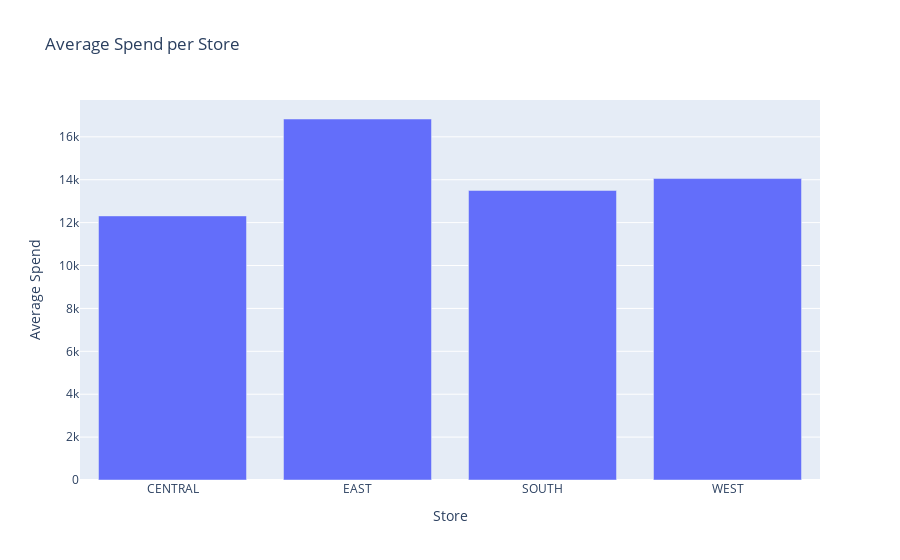

Notebook code cell kept with this figure:
### Code cell
import pandas as pd
import plotly.express as px
import plotly.graph_objects as go
from sklearn.linear_model import LinearRegression
from sklearn.metrics import r2_score
from sklearn.preprocessing import LabelEncoder

# Assume 'df' is your DataFrame and it's already imported.

# Clean 'STORE_R' column
df['STORE_R'] = df['STORE_R'].str.strip().replace("null", None)
df.dropna(subset=['STORE_R'], inplace=True)

# Calculate average spend per store
average_spend_per_store = df.groupby('STORE_R')['TOTAL_SPEND'].mean().reset_index()

# Encode store names numerically for regression analysis
encoder = LabelEncoder()
encoded_store = encoder.fit_transform(average_spend_per_store['STORE_R'])

# Perform linear regression
X = encoded_store.reshape(-1, 1)
y = average_spend_per_store['TOTAL_SPEND'].values.reshape(-1, 1)
regressor = LinearRegression()
regressor.fit(X, y)
y_pred = regressor.predict(X)

# Calculate R-squared
r_squared = r2_score(y, y_pred)

# Plot using Plotly
fig = px.bar(average_spend_per_store, x='STORE_R', y='TOTAL_SPEND',
             labels={'STORE_R': 'Store', 'TOTAL_SPEND': 'Average Spend'},
             title='Average Spend per Store')


fig.write_html("plots/average_spend_per_store.html")
# Show the plot
fig.show()

### Figure 1 — Plotly figure (JSON) as saved in the notebook; plotly's stock layout.template omitted (floating-point values rounded to 4 significant figures)
{"data": [{"alignmentgroup": "True", "hovertemplate": "Store=%{x}<br>Average Spend=%{y}<extra></extra>", "legendgroup": "", "marker": {"color": "#636efa", "pattern": {"shape": ""}}, "name": "", "offsetgroup": "", "orientation": "v", "showlegend": false, "textposition": "auto", "type": "bar", "x": ["CENTRAL", "EAST", "SOUTH", "WEST"], "xaxis": "x", "y": [12310.0, 16830.0, 13500.0, 14050.0], "yaxis": "y"}], "layout": {"barmode": "relative", "legend": {"tracegroupgap": 0}, "title": {"text": "Average Spend per Store"}, "xaxis": {"anchor": "y", "domain": [0, 1], "title": {"text": "Store"}}, "yaxis": {"anchor": "x", "domain": [0, 1], "title": {"text": "Average Spend"}}}}
